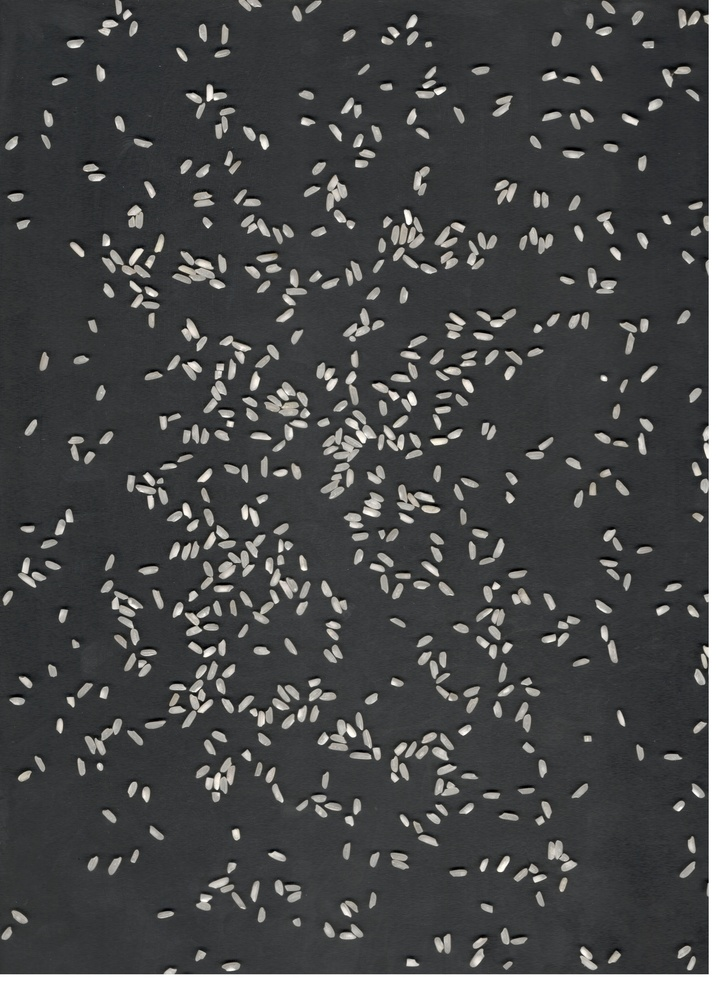
#> input picture data/samples/sample_1489x2048.jpg, 716 x 985 px, shrunk from 1489 x 2048 before the run; its folder holds only this picture in this run
$ python -i binarize.py   (imports and definitions only)   (older library calls are emulated)
#> lines starting #> are read from the running program, lines starting #| are printed output that depends on the picture; after the words box and inside, x2 and y2 are one past the last pixel; in counts of white or black regions, pixels touching at a corner belong together
# Foreground/background segmentation and threshold comparison module.

from typing import Tuple, Dict, Any
import numpy as np
import cv2
from skimage import filters


def segment_otsu(gray_image: np.ndarray) -> Tuple[np.ndarray, float]:
    # Segment image using Otsu's optimal global thresholding. Returns: binary_mask: uint8 array (0 = background, 255 = foreground) thresh_value: float threshold chosen by Otsu's method.
    thresh_val, binary = cv2.threshold(gray_image, 0, 255, cv2.THRESH_BINARY + cv2.THRESH_OTSU)
    return binary, float(thresh_val)


def segment_adaptive(
    gray_image: np.ndarray,
    block_size: int = 51,
    constant_c: int = 8
) -> Tuple[np.ndarray, float]:
    # Segment image using Adaptive Gaussian thresholding. Returns: binary_mask: uint8 array (0 = background, 255 = foreground) thresh_value: mean effective threshold across image.
    if block_size % 2 == 0:
        block_size += 1
    binary = cv2.adaptiveThreshold(
        gray_image,
        255,
        cv2.ADAPTIVE_THRESH_GAUSSIAN_C,
        cv2.THRESH_BINARY,
        block_size,
        constant_c
    )
    return binary, float(constant_c)


def segment_triangle(gray_image: np.ndarray) -> Tuple[np.ndarray, float]:
    # Segment image using Triangle thresholding (well-suited for unimodal with shoulder). Returns: binary_mask: uint8 array (0 = background, 255 = foreground) thresh_val: float threshold chosen by Triangle method.
    thresh_val, binary = cv2.threshold(gray_image, 0, 255, cv2.THRESH_BINARY + cv2.THRESH_TRIANGLE)
    return binary, float(thresh_val)


def segment_yen(gray_image: np.ndarray) -> Tuple[np.ndarray, float]:
    # Segment image using Yen's entropy-based thresholding.
    val = filters.threshold_yen(gray_image)
    binary = (gray_image > val).astype(np.uint8) * 255
    return binary, float(val)


def segment_li(gray_image: np.ndarray) -> Tuple[np.ndarray, float]:
    # Segment image using Li's minimum cross entropy thresholding.
    val = filters.threshold_li(gray_image)
    binary = (gray_image > val).astype(np.uint8) * 255
    return binary, float(val)


def _compute_contour_gradient_energy(mask: np.ndarray, grad_mag: np.ndarray) -> float:
    contours, _ = cv2.findContours(mask, cv2.RETR_EXTERNAL, cv2.CHAIN_APPROX_NONE)
    if not contours:
        return 0.0
    edge_mask = np.zeros_like(mask)
    cv2.drawContours(edge_mask, contours, -1, 255, 1)
    edge_pixels = edge_mask > 0
    return float(np.mean(grad_mag[edge_pixels])) if np.any(edge_pixels) else 0.0


def compare_segmentation_methods(gray_image: np.ndarray) -> Dict[str, Dict[str, Any]]:
    # Run and quantitatively compare multiple thresholding approaches.
    methods = {
        "otsu": segment_otsu,
        "triangle": segment_triangle,
        "yen": segment_yen,
        "li": segment_li,
        "adaptive_gaussian": segment_adaptive,
    }

    grad_x = cv2.Sobel(gray_image, cv2.CV_32F, 1, 0, ksize=3)
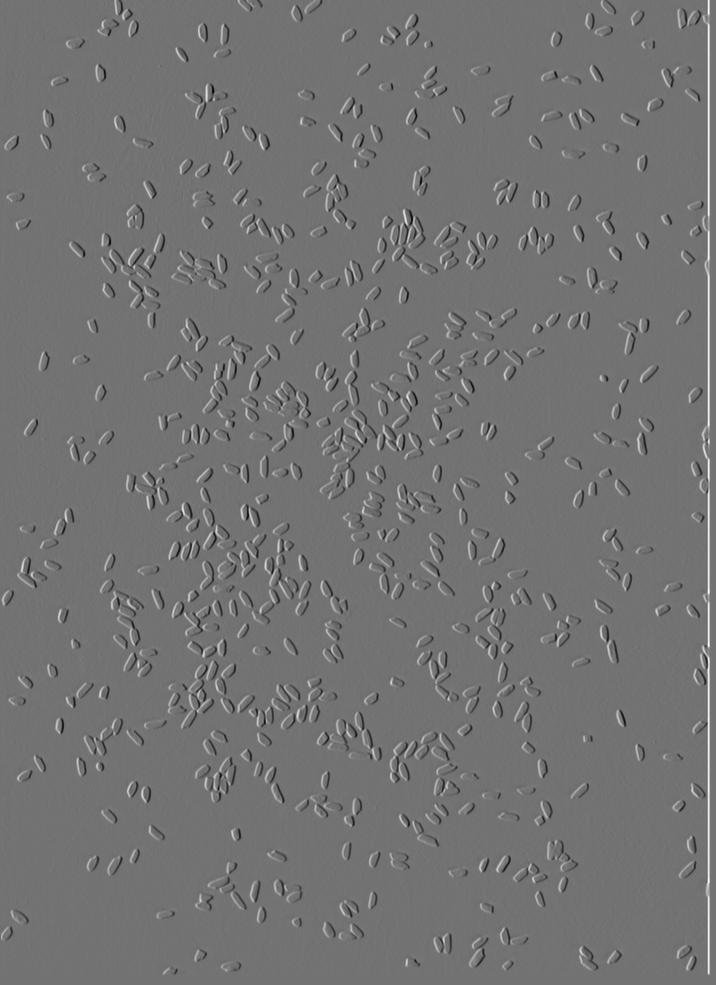
#> grad_x: shape (985, 716) float32; min -832, max 1014, mean 2.3; drawn with min black and max white
    grad_y = cv2.Sobel(gray_image, cv2.CV_32F, 0, 1, ksize=3)
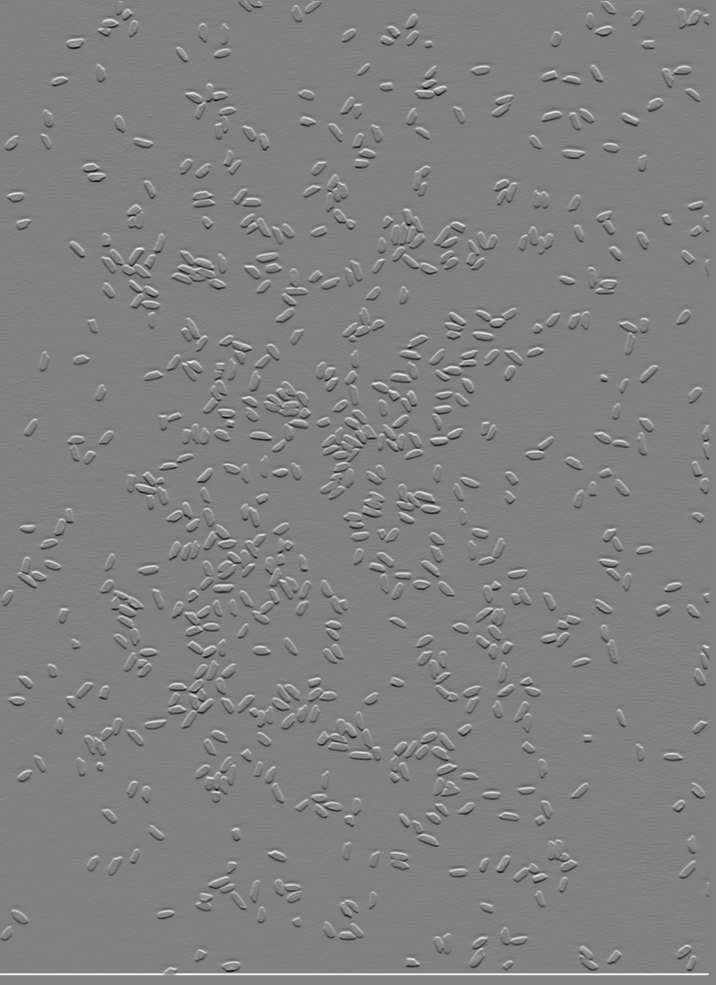
#> grad_y: shape (985, 716) float32; min -950, max 925, mean 1.6; drawn with min black and max white
    grad_mag = cv2.magnitude(grad_x, grad_y)
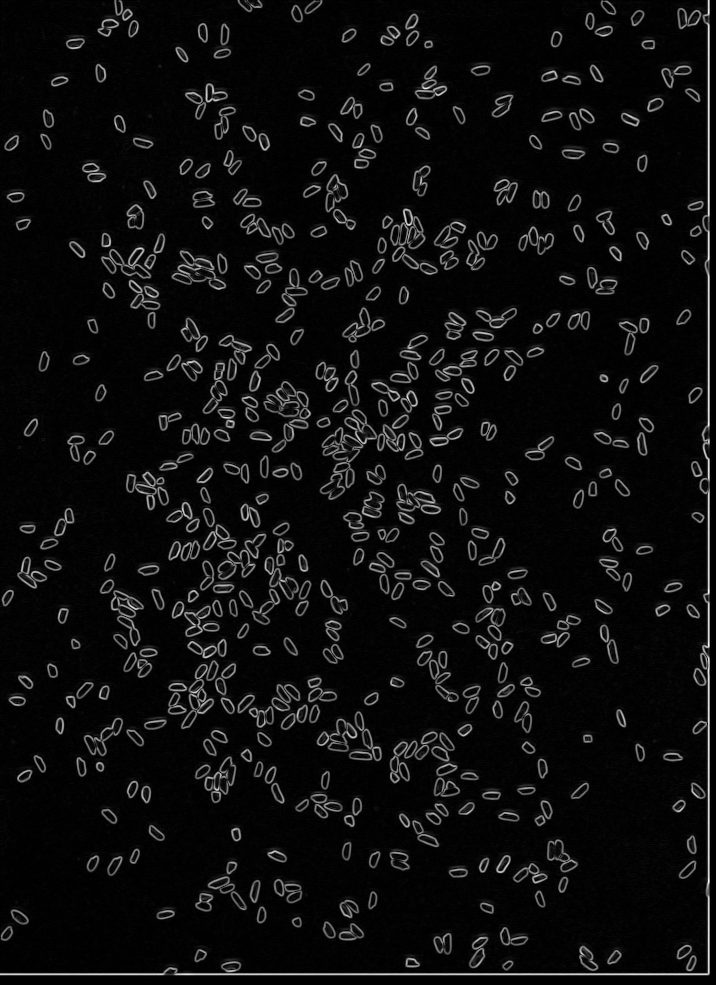
#> grad_mag: shape (985, 716) float32; min 0, max 1014.2, mean 57.6; drawn with min black and max white

    results = {}
    for name, func in methods.items():
        mask, val = func(gray_image)
        fg_ratio = float(np.mean(mask > 0))
        num_cc, _, _, _ = cv2.connectedComponentsWithStats(mask, connectivity=8)

        results[name] = {
            "threshold_value": val,
            "foreground_ratio": fg_ratio,
            "raw_connected_components": num_cc - 1,
            "edge_gradient_magnitude": _compute_contour_gradient_energy(mask, grad_mag),
            "mask": mask
        }
#> this loop made 5 passes
#> (val, fg_ratio, num_cc) on passes 3 to 5: (65, 0.142, 1429), (106.6, 0.12, 561), (8, 0.629, 1632)
#> (val, fg_ratio, num_cc) on passes 1 to 2: (122, 0.114, 576), (69, 0.136, 619)
#> pass 1, in segment_otsu, `thresh_val, binary = cv2.threshold(gray_image, 0, 255, cv2.THRESH_BINA..`:
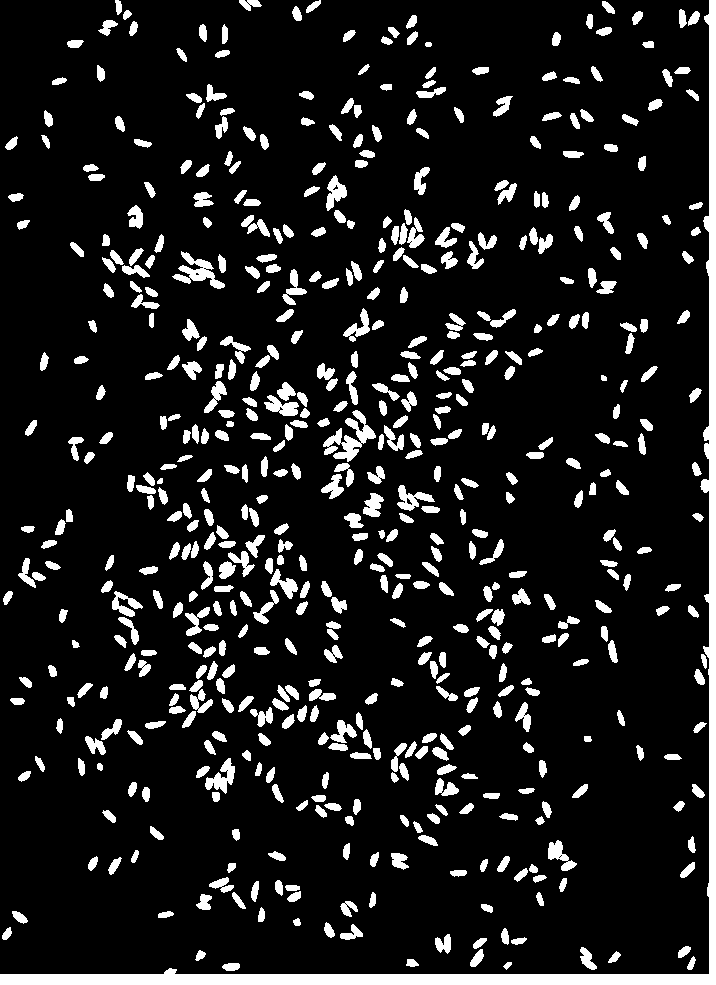
#> binary: shape (985, 716); 11.4% white; 575 white regions, largest, box (x1, y1, x2, y2) and area: (0, 0, 716, 985) 15232, (323, 410, 376, 462) 1043, (172, 251, 225, 289) 729
#> pass 2, in segment_triangle, `thresh_val, binary = cv2.threshold(gray_image, 0, 255, cv2.THRESH_BINA..`:
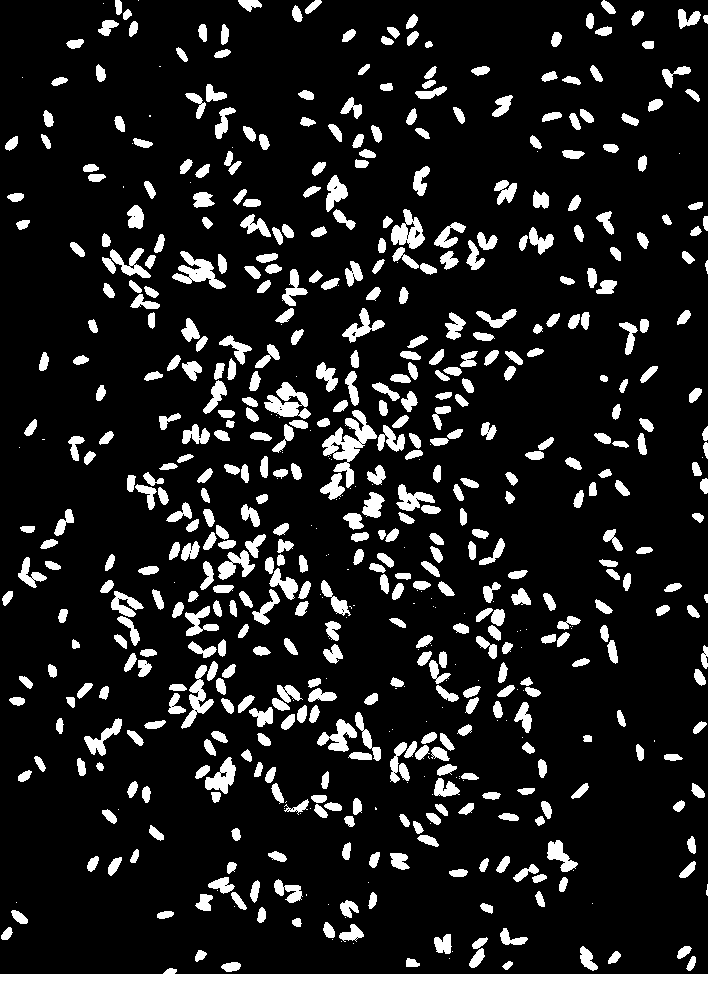
#> binary: shape (985, 716); 13.6% white; 618 white regions (111 under 20 px), largest, box (x1, y1, x2, y2) and area: (0, 0, 716, 985) 16247, (322, 410, 377, 488) 1480, (264, 382, 311, 419) 908
#> after the loop:
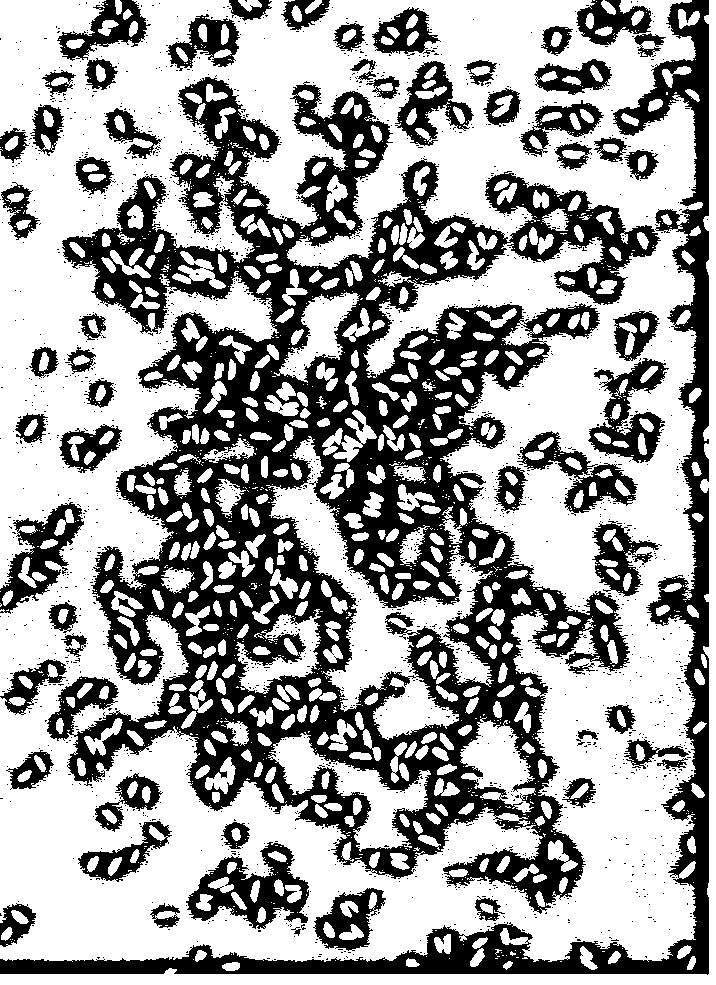
#> mask: shape (985, 716); 62.9% white; 1971 black regions (1909 under 20 px), largest, box (x1, y1, x2, y2) and area: (47, 77, 661, 914) 166260, (0, 0, 709, 975) 34532, (186, 842, 309, 929) 4526
#> after the loop, results = 5 items

    return results

>>> import cv2
>>> picture = cv2.imread('../../data/samples/sample_1489x2048.jpg', cv2.IMREAD_GRAYSCALE)
>>> result = compare_segmentation_methods(picture)
#> result = 5 items
